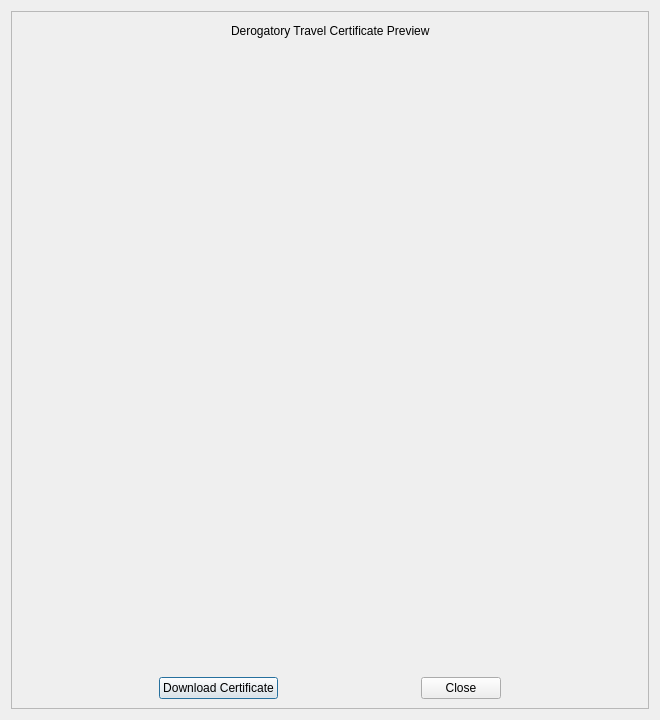
<?xml version="1.0" encoding="UTF-8"?>
<ui version="4.0">
 <class>DialogPDF</class>
 <widget class="QDialog" name="DialogPDF">
  <property name="geometry">
   <rect>
    <x>0</x>
    <y>0</y>
    <width>660</width>
    <height>720</height>
   </rect>
  </property>
  <property name="minimumSize">
   <size>
    <width>660</width>
    <height>720</height>
   </size>
  </property>
  <property name="maximumSize">
   <size>
    <width>660</width>
    <height>720</height>
   </size>
  </property>
  <property name="windowTitle">
   <string>Dialog | Download Certificate</string>
  </property>
  <layout class="QVBoxLayout" name="verticalLayout_4">
   <item>
    <widget class="QScrollArea" name="scrollArea">
     <property name="widgetResizable">
      <bool>true</bool>
     </property>
     <widget class="QWidget" name="scrollAreaWidgetContents">
      <property name="geometry">
       <rect>
        <x>0</x>
        <y>0</y>
        <width>640</width>
        <height>700</height>
       </rect>
      </property>
      <layout class="QVBoxLayout" name="verticalLayout_3">
       <item>
        <layout class="QHBoxLayout" name="horizontalLayout_5">
         <item>
          <layout class="QVBoxLayout" name="verticalLayout_2">
           <item>
            <layout class="QHBoxLayout" name="horizontalLayout_3">
             <item>
              <spacer name="horizontalSpacer_6">
               <property name="orientation">
                <enum>Qt::Horizontal</enum>
               </property>
               <property name="sizeHint" stdset="0">
                <size>
                 <width>40</width>
                 <height>20</height>
                </size>
               </property>
              </spacer>
             </item>
             <item>
              <widget class="QLabel" name="label">
               <property name="text">
                <string>Derogatory Travel Certificate Preview</string>
               </property>
              </widget>
             </item>
             <item>
              <spacer name="horizontalSpacer_7">
               <property name="orientation">
                <enum>Qt::Horizontal</enum>
               </property>
               <property name="sizeHint" stdset="0">
                <size>
                 <width>40</width>
                 <height>20</height>
                </size>
               </property>
              </spacer>
             </item>
            </layout>
           </item>
           <item>
            <spacer name="verticalSpacer">
             <property name="orientation">
              <enum>Qt::Vertical</enum>
             </property>
             <property name="sizeHint" stdset="0">
              <size>
               <width>20</width>
               <height>40</height>
              </size>
             </property>
            </spacer>
           </item>
           <item>
            <layout class="QVBoxLayout" name="verticalLayout">
             <item>
              <layout class="QHBoxLayout" name="horizontalLayout_2">
               <item>
                <spacer name="horizontalSpacer_3">
                 <property name="orientation">
                  <enum>Qt::Horizontal</enum>
                 </property>
                 <property name="sizeHint" stdset="0">
                  <size>
                   <width>40</width>
                   <height>20</height>
                  </size>
                 </property>
                </spacer>
               </item>
               <item>
                <widget class="QLabel" name="labelPixmap">
                 <property name="text">
                  <string/>
                 </property>
                </widget>
               </item>
               <item>
                <spacer name="horizontalSpacer_4">
                 <property name="orientation">
                  <enum>Qt::Horizontal</enum>
                 </property>
                 <property name="sizeHint" stdset="0">
                  <size>
                   <width>40</width>
                   <height>20</height>
                  </size>
                 </property>
                </spacer>
               </item>
              </layout>
             </item>
            </layout>
           </item>
           <item>
            <spacer name="verticalSpacer_2">
             <property name="orientation">
              <enum>Qt::Vertical</enum>
             </property>
             <property name="sizeHint" stdset="0">
              <size>
               <width>20</width>
               <height>40</height>
              </size>
             </property>
            </spacer>
           </item>
           <item>
            <layout class="QHBoxLayout" name="horizontalLayout">
             <item>
              <spacer name="horizontalSpacer">
               <property name="orientation">
                <enum>Qt::Horizontal</enum>
               </property>
               <property name="sizeHint" stdset="0">
                <size>
                 <width>40</width>
                 <height>20</height>
                </size>
               </property>
              </spacer>
             </item>
             <item>
              <widget class="QPushButton" name="pushButtonDownload">
               <property name="text">
                <string>Download Certificate</string>
               </property>
              </widget>
             </item>
             <item>
              <spacer name="horizontalSpacer_2">
               <property name="orientation">
                <enum>Qt::Horizontal</enum>
               </property>
               <property name="sizeHint" stdset="0">
                <size>
                 <width>40</width>
                 <height>20</height>
                </size>
               </property>
              </spacer>
             </item>
             <item>
              <widget class="QPushButton" name="pushButtonClose">
               <property name="text">
                <string>Close</string>
               </property>
              </widget>
             </item>
             <item>
              <spacer name="horizontalSpacer_5">
               <property name="orientation">
                <enum>Qt::Horizontal</enum>
               </property>
               <property name="sizeHint" stdset="0">
                <size>
                 <width>40</width>
                 <height>20</height>
                </size>
               </property>
              </spacer>
             </item>
            </layout>
           </item>
          </layout>
         </item>
        </layout>
       </item>
      </layout>
     </widget>
    </widget>
   </item>
  </layout>
 </widget>
 <resources/>
 <connections/>
</ui>
